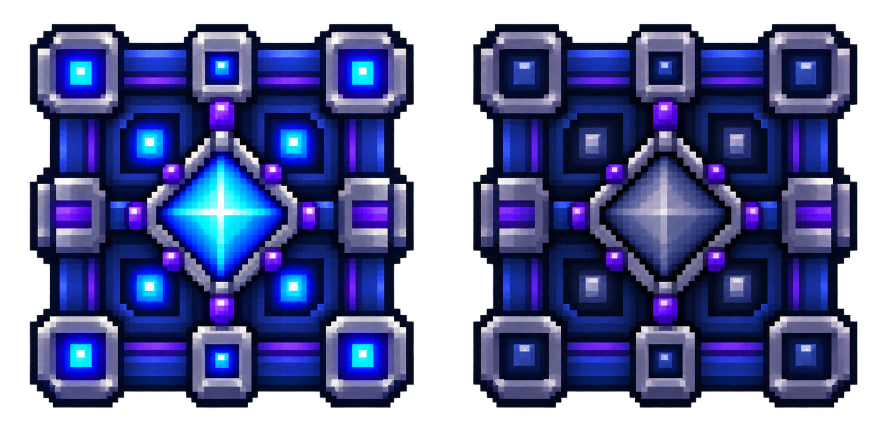
#> input picture brand-data/prompts/10-bloque-synt.png, 1774 x 887 px, found by its file name (shown at 1/2 size)
$ python find_solid_cube.py
#> lines starting #> are read from the running program, lines starting #| are printed output that depends on the picture
from PIL import Image
import numpy as np

im = Image.open('brand-data/prompts/10-bloque-synt.png').convert('RGBA')
#> im is the input picture: PIL image 1774x887 RGBA; mean R, G, B, A 31.1, 37.2, 84.1, 175.1
arr = np.array(im)

# Let's inspect where alpha is fully opaque (255) in object 0 (around x=59..828, y=47..816)
obj0 = arr[47:816, 59:828]
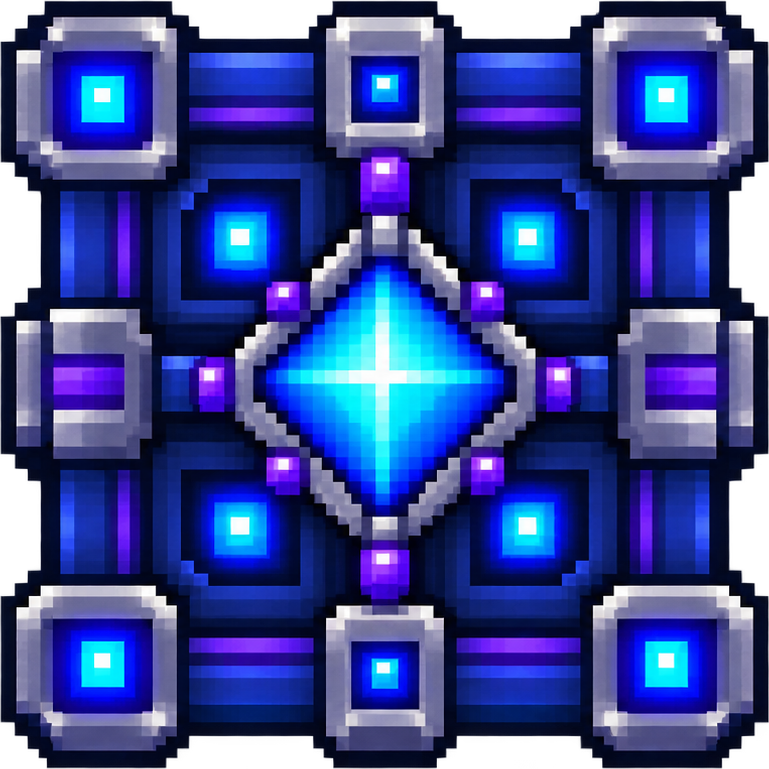
#> obj0: shape (769, 769, 4); mean R, G, B, A 41.3, 55.3, 128.7, 232.9; transparent parts drawn white
opaque = obj0[:, :, 3] == 255
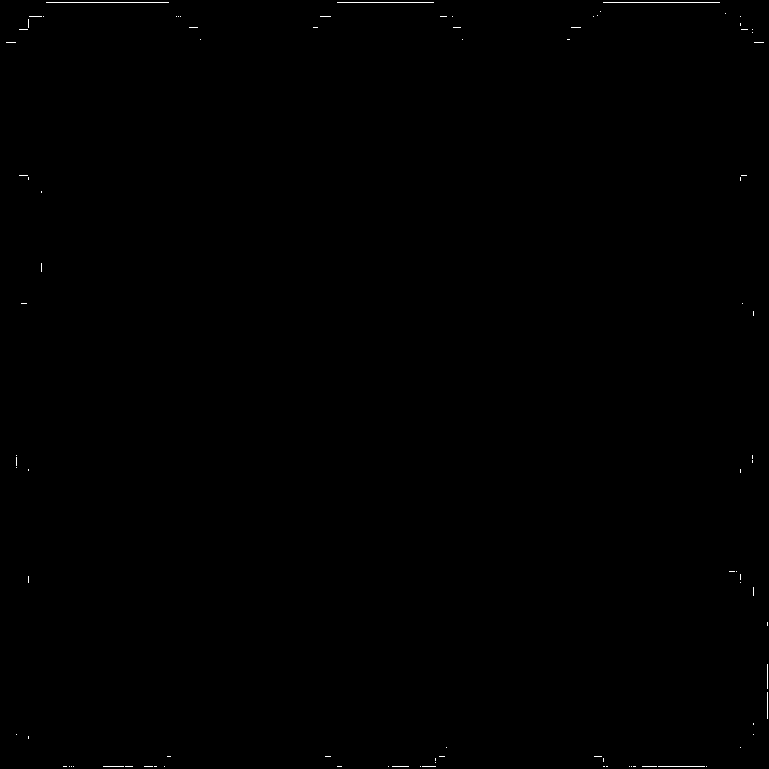
#> opaque: shape (769, 769) bool; 0.14% white in thin lines or dots
ys, xs = np.where(opaque)
#> ys = 820 values from 2 to 766; xs = 820 values, max 767 at index 564, min 6 at index 445, mean 414.5
print(f'Active fully opaque box: x={xs.min()}..{xs.max()} (w={xs.max()-xs.min()+1}), y={ys.min()}..{ys.max()} (h={ys.max()-ys.min()+1})')
#| Active fully opaque box: x=6..767 (w=762), y=2..766 (h=765)

obj1 = arr[48:816, 946:1715]
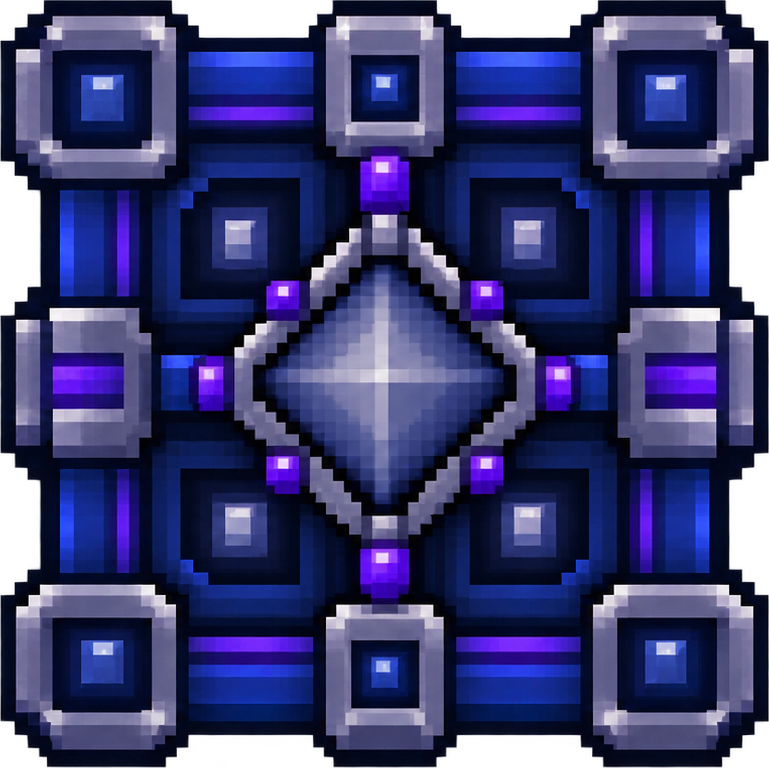
#> obj1: shape (768, 769, 4); mean R, G, B, A 41.6, 43.8, 95.1, 233.2; transparent parts drawn white
opaque1 = obj1[:, :, 3] == 255
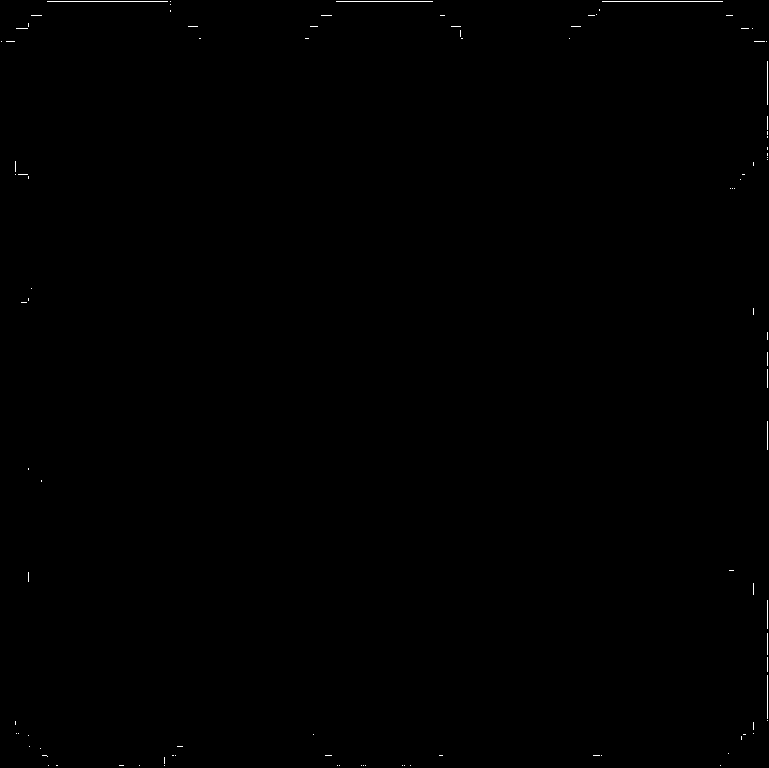
#> opaque1: shape (768, 769) bool; 0.15% white in thin lines or dots
ys1, xs1 = np.where(opaque1)
#> ys1 = 912 values from 1 to 765; xs1 = 912 values, max 767 at index 488, min 1 at index 466, mean 478.9
print(f'Inactive fully opaque box: x={xs1.min()}..{xs1.max()} (w={xs1.max()-xs1.min()+1}), y={ys1.min()}..{ys1.max()} (h={ys1.max()-ys1.min()+1})')
#| Inactive fully opaque box: x=1..767 (w=767), y=1..765 (h=765)
